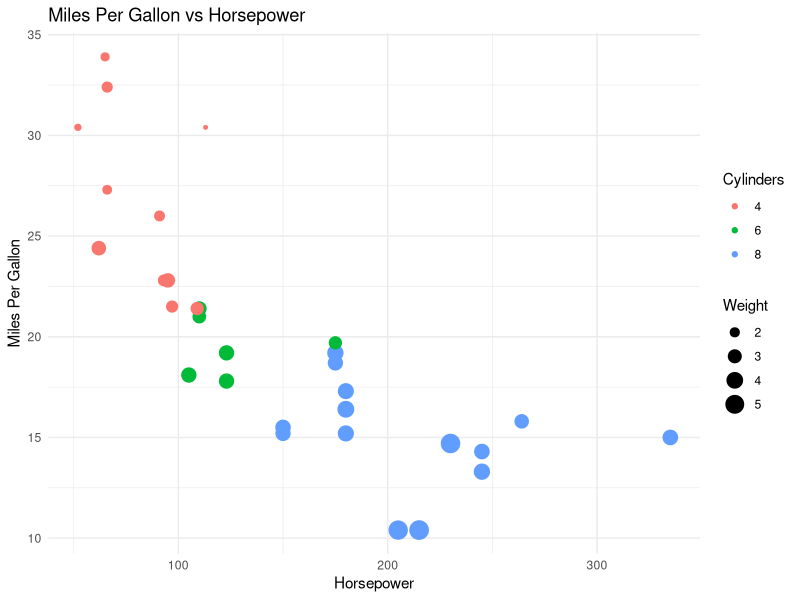
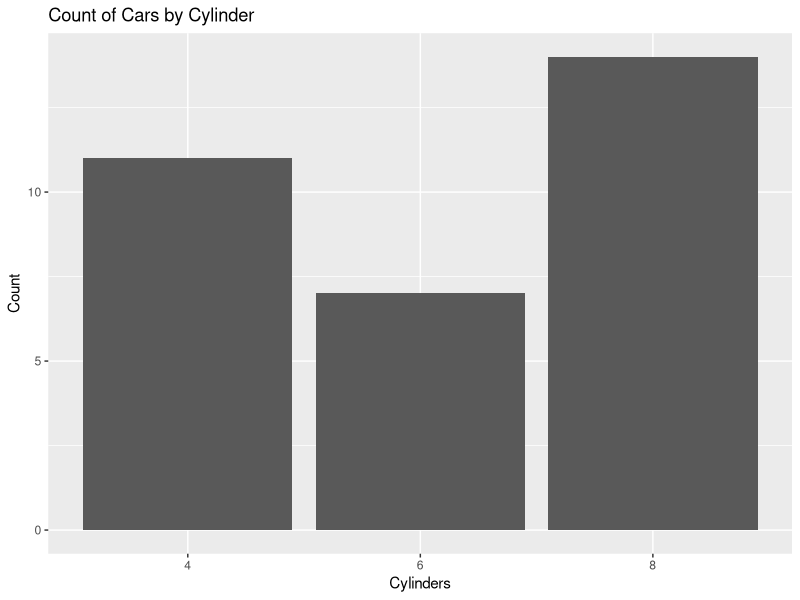
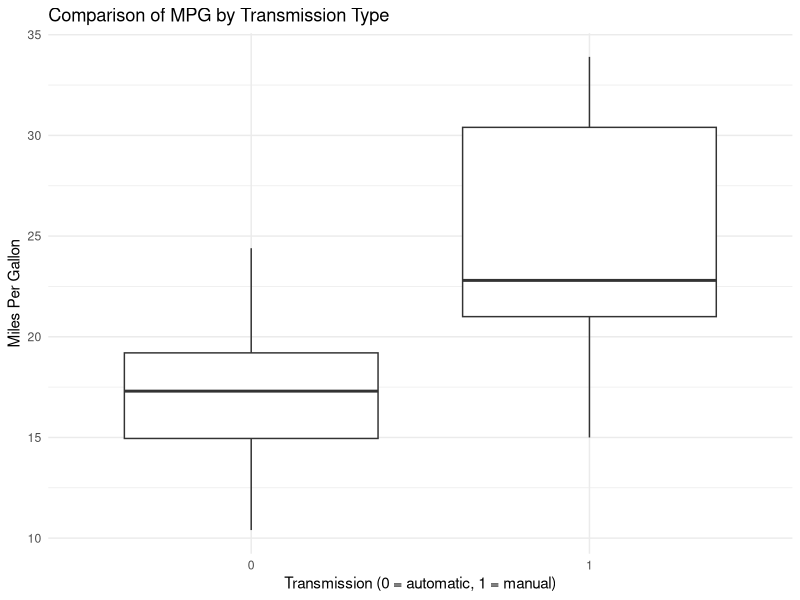
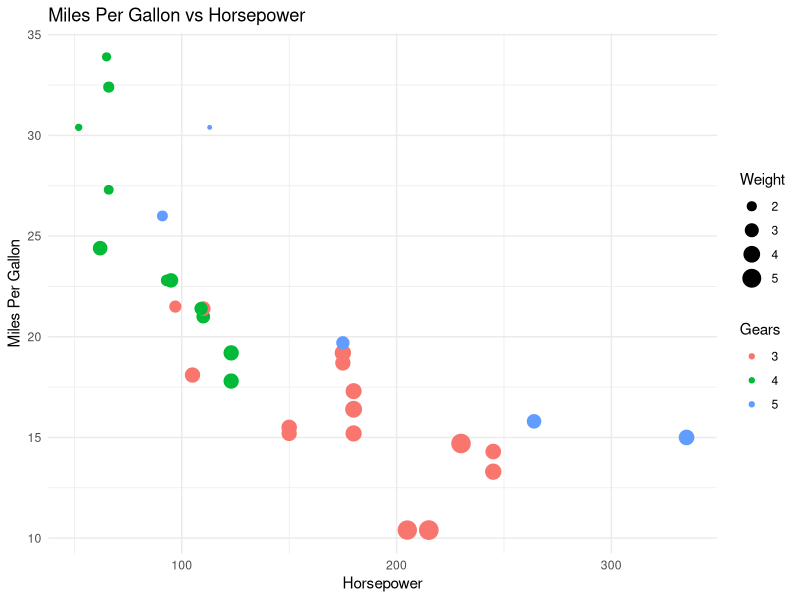

Generate these figures, in order, with R:
## ---- chunk 1
knitr::opts_chunk$set(echo = TRUE)
## ---- chunk 2
# Load libraries
library(tidyverse)

# Load mtcars dataset
data(mtcars)

# Basic summary of the dataset
summary(mtcars)

create_scatter_plot <- function(df) {
  ggplot(df, aes(x = hp, y = mpg, color = factor(cyl), size = wt)) +
    geom_point() +
    theme_minimal() +
    labs(title = "Miles Per Gallon vs Horsepower",
         x = "Horsepower",
         y = "Miles Per Gallon",
         color = "Cylinders",
         size = "Weight")
}

# Call the function
create_scatter_plot(mtcars)


# Linear model predicting mpg based on hp
model <- lm(mpg ~ hp, data = mtcars)
summary(model)

## ---- chunk 3
# Bar plot of the number of cylinders
ggplot(mtcars, aes(x = factor(cyl))) +
  geom_bar() +
  labs(title = "Count of Cars by Cylinder",
       x = "Cylinders",
       y = "Count")
## ---- chunk 4
# Linear model predicting mpg based on hp and wt
model2 <- lm(mpg ~ hp + wt, data = mtcars)
summary(model2)
## ---- chunk 5
# Boxplot comparing mpg by transmission type
ggplot(mtcars, aes(x = factor(am), y = mpg)) +
  geom_boxplot() +
  theme_minimal() +
  labs(title = "Comparison of MPG by Transmission Type",
       x = "Transmission (0 = automatic, 1 = manual)",
       y = "Miles Per Gallon")
## ---- chunk 6
ggplot(mtcars, aes(x = hp, y = mpg, color = factor(gear), size = wt)) +
    geom_point() +
    theme_minimal() +
    labs(title = "Miles Per Gallon vs Horsepower",
         x = "Horsepower",
         y = "Miles Per Gallon",
         color = "Gears",
         size = "Weight")
